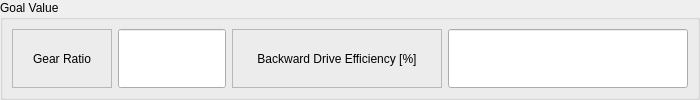
     <widget class="QWidget" name="widget_7" native="true">
      <property name="sizePolicy">
       <sizepolicy hsizetype="MinimumExpanding" vsizetype="MinimumExpanding">
        <horstretch>0</horstretch>
        <verstretch>0</verstretch>
       </sizepolicy>
      </property>
      <property name="minimumSize">
       <size>
        <width>0</width>
        <height>67</height>
       </size>
      </property>
      <layout class="QHBoxLayout" name="horizontalLayout_7">
       <property name="spacing">
        <number>6</number>
       </property>
       <property name="leftMargin">
        <number>0</number>
       </property>
       <property name="topMargin">
        <number>0</number>
       </property>
       <property name="rightMargin">
        <number>0</number>
       </property>
       <property name="bottomMargin">
        <number>0</number>
       </property>
       <item>
        <widget class="QGroupBox" name="groupBox_3">
         <property name="sizePolicy">
          <sizepolicy hsizetype="MinimumExpanding" vsizetype="MinimumExpanding">
           <horstretch>0</horstretch>
           <verstretch>0</verstretch>
          </sizepolicy>
         </property>
         <property name="minimumSize">
          <size>
           <width>650</width>
           <height>67</height>
          </size>
         </property>
         <property name="title">
          <string>Goal Value</string>
         </property>
         <layout class="QHBoxLayout" name="horizontalLayout_9">
          <item>
           <widget class="QLabel" name="label_14">
            <property name="sizePolicy">
             <sizepolicy hsizetype="MinimumExpanding" vsizetype="MinimumExpanding">
              <horstretch>0</horstretch>
              <verstretch>0</verstretch>
             </sizepolicy>
            </property>
            <property name="minimumSize">
             <size>
              <width>100</width>
              <height>25</height>
             </size>
            </property>
            <property name="maximumSize">
             <size>
              <width>16777215</width>
              <height>16777215</height>
             </size>
            </property>
            <property name="frameShape">
             <enum>QFrame::StyledPanel</enum>
            </property>
            <property name="text">
             <string>Gear Ratio</string>
            </property>
            <property name="alignment">
             <set>Qt::AlignCenter</set>
            </property>
           </widget>
          </item>
          <item>
           <widget class="QLineEdit" name="goal_gr">
            <property name="sizePolicy">
             <sizepolicy hsizetype="MinimumExpanding" vsizetype="MinimumExpanding">
              <horstretch>0</horstretch>
              <verstretch>0</verstretch>
             </sizepolicy>
            </property>
            <property name="minimumSize">
             <size>
              <width>100</width>
              <height>25</height>
             </size>
            </property>
            <property name="alignment">
             <set>Qt::AlignCenter</set>
            </property>
           </widget>
          </item>
          <item>
           <widget class="QLabel" name="label_12">
            <property name="sizePolicy">
             <sizepolicy hsizetype="MinimumExpanding" vsizetype="MinimumExpanding">
              <horstretch>0</horstretch>
              <verstretch>0</verstretch>
             </sizepolicy>
            </property>
            <property name="minimumSize">
             <size>
              <width>210</width>
              <height>25</height>
             </size>
            </property>
            <property name="frameShape">
             <enum>QFrame::StyledPanel</enum>
            </property>
            <property name="text">
             <string>Backward Drive Efficiency [%]</string>
            </property>
            <property name="alignment">
             <set>Qt::AlignCenter</set>
            </property>
           </widget>
          </item>
          <item>
           <widget class="QLineEdit" name="goal_bde">
            <property name="sizePolicy">
             <sizepolicy hsizetype="MinimumExpanding" vsizetype="MinimumExpanding">
              <horstretch>0</horstretch>
              <verstretch>0</verstretch>
             </sizepolicy>
            </property>
            <property name="minimumSize">
             <size>
              <width>240</width>
              <height>25</height>
             </size>
            </property>
            <property name="alignment">
             <set>Qt::AlignCenter</set>
            </property>
           </widget>
          </item>
         </layout>
        </widget>
       </item>
      </layout>
     </widget>
